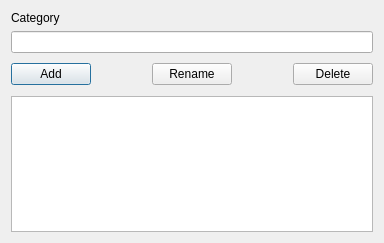
<?xml version="1.0" encoding="UTF-8"?>
<ui version="4.0">
 <class>AbstractCategoryManager</class>
 <widget class="QDialog" name="AbstractCategoryManager">
  <property name="geometry">
   <rect>
    <x>0</x>
    <y>0</y>
    <width>384</width>
    <height>243</height>
   </rect>
  </property>
  <property name="windowTitle">
   <string>Category Manager</string>
  </property>
  <property name="modal">
   <bool>true</bool>
  </property>
  <layout class="QGridLayout">
   <item row="0" column="0">
    <widget class="QLabel" name="labelCategory">
     <property name="text">
      <string>Category</string>
     </property>
     <property name="wordWrap">
      <bool>false</bool>
     </property>
    </widget>
   </item>
   <item row="1" column="0">
    <widget class="QLineEdit" name="editCategory"/>
   </item>
   <item row="2" column="0">
    <layout class="QHBoxLayout">
     <item>
      <widget class="QPushButton" name="buttonAdd">
       <property name="text">
        <string>Add</string>
       </property>
      </widget>
     </item>
     <item>
      <spacer name="spacer17">
       <property name="orientation">
        <enum>Qt::Horizontal</enum>
       </property>
       <property name="sizeType">
        <enum>QSizePolicy::Expanding</enum>
       </property>
       <property name="sizeHint" stdset="0">
        <size>
         <width>51</width>
         <height>31</height>
        </size>
       </property>
      </spacer>
     </item>
     <item>
      <widget class="QPushButton" name="pushRename">
       <property name="text">
        <string>Rename</string>
       </property>
      </widget>
     </item>
     <item>
      <spacer name="spacer16">
       <property name="orientation">
        <enum>Qt::Horizontal</enum>
       </property>
       <property name="sizeType">
        <enum>QSizePolicy::Expanding</enum>
       </property>
       <property name="sizeHint" stdset="0">
        <size>
         <width>51</width>
         <height>30</height>
        </size>
       </property>
      </spacer>
     </item>
     <item>
      <widget class="QPushButton" name="buttonDelete">
       <property name="text">
        <string>Delete</string>
       </property>
      </widget>
     </item>
    </layout>
   </item>
   <item row="3" column="0">
    <widget class="QListWidget" name="listCategory"/>
   </item>
  </layout>
 </widget>
 <layoutdefault spacing="6" margin="11"/>
 <pixmapfunction>qPixmapFromMimeSource</pixmapfunction>
 <resources/>
 <connections>
  <connection>
   <sender>AbstractCategoryManager</sender>
   <signal>destroyed(QObject*)</signal>
   <receiver>AbstractCategoryManager</receiver>
   <slot>AbstractCategoryManager_destroyed(QObject*)</slot>
   <hints>
    <hint type="sourcelabel">
     <x>20</x>
     <y>20</y>
    </hint>
    <hint type="destinationlabel">
     <x>20</x>
     <y>20</y>
    </hint>
   </hints>
  </connection>
  <connection>
   <sender>buttonAdd</sender>
   <signal>clicked()</signal>
   <receiver>AbstractCategoryManager</receiver>
   <slot>buttonAdd_clicked()</slot>
   <hints>
    <hint type="sourcelabel">
     <x>20</x>
     <y>20</y>
    </hint>
    <hint type="destinationlabel">
     <x>20</x>
     <y>20</y>
    </hint>
   </hints>
  </connection>
  <connection>
   <sender>buttonDelete</sender>
   <signal>clicked()</signal>
   <receiver>AbstractCategoryManager</receiver>
   <slot>buttonDelete_clicked()</slot>
   <hints>
    <hint type="sourcelabel">
     <x>20</x>
     <y>20</y>
    </hint>
    <hint type="destinationlabel">
     <x>20</x>
     <y>20</y>
    </hint>
   </hints>
  </connection>
  <connection>
   <sender>pushRename</sender>
   <signal>clicked()</signal>
   <receiver>AbstractCategoryManager</receiver>
   <slot>pushRename_clicked()</slot>
   <hints>
    <hint type="sourcelabel">
     <x>20</x>
     <y>20</y>
    </hint>
    <hint type="destinationlabel">
     <x>20</x>
     <y>20</y>
    </hint>
   </hints>
  </connection>
 </connections>
</ui>
